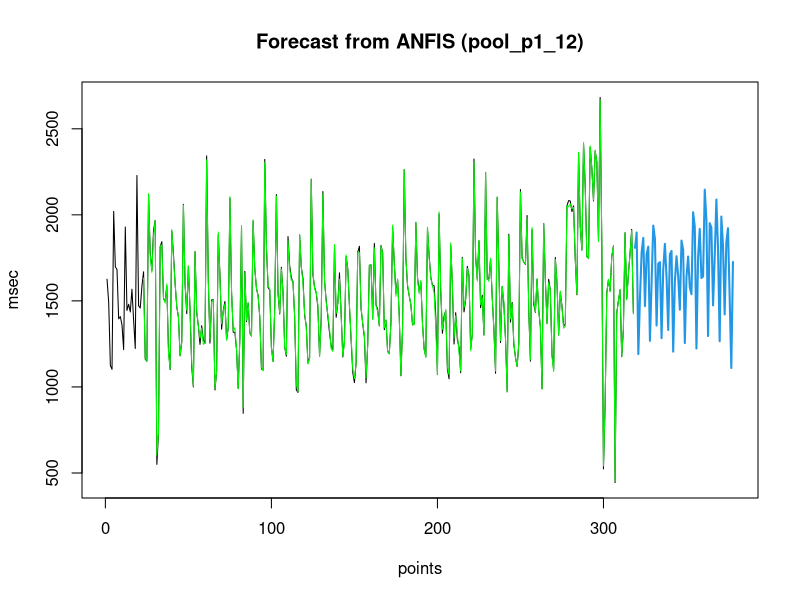
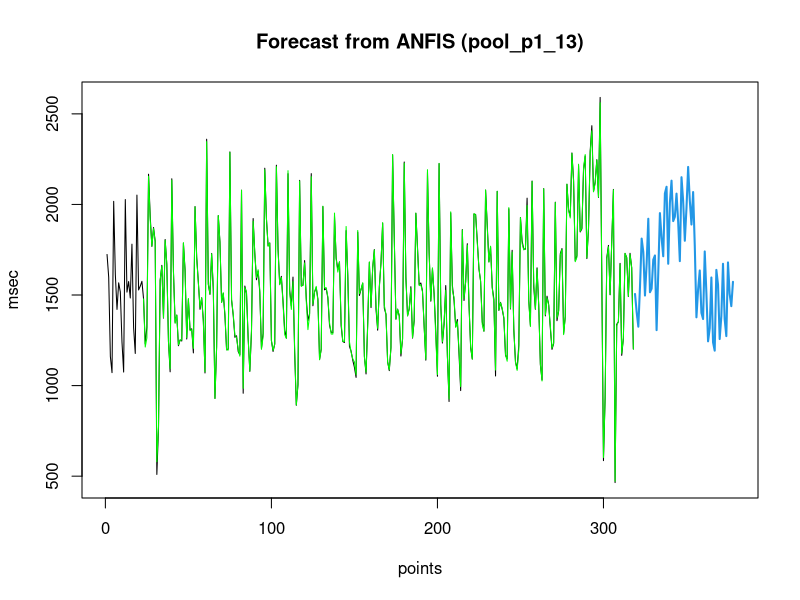
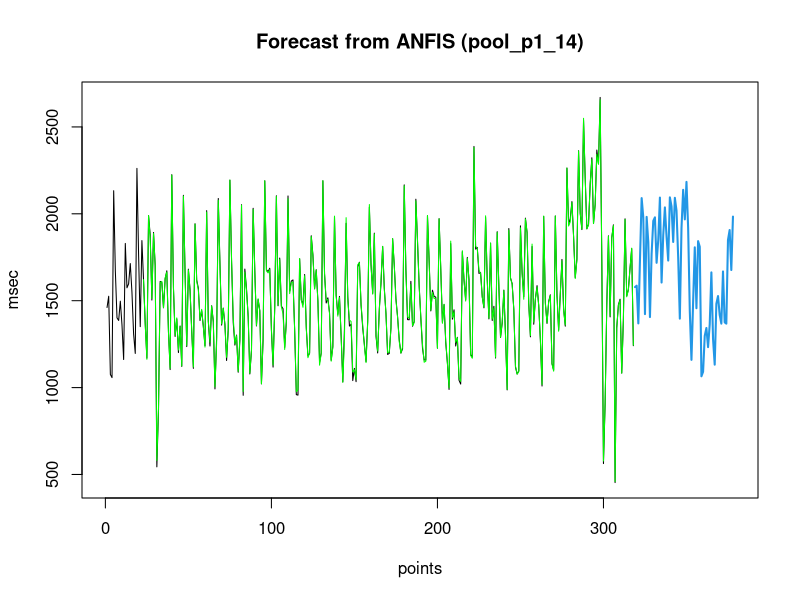
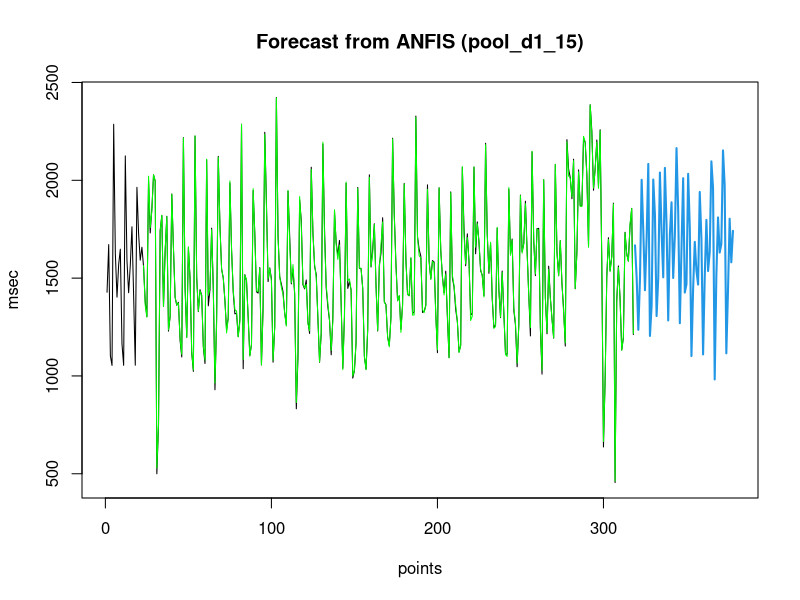
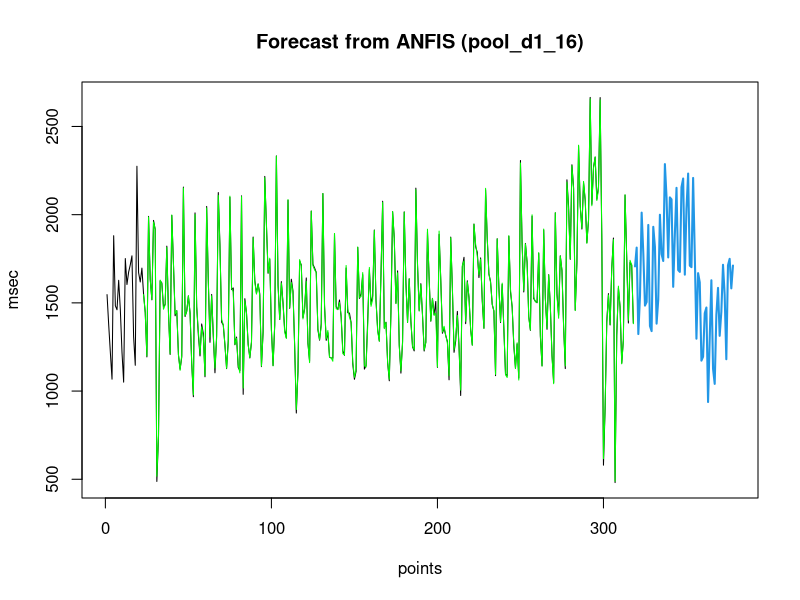

Here is the R script that generated these plots, in order:
library(forecast)
WIDTH <- 480
HEIGHT <- 480


get.sample.data <- function(){
  x <- c(1774, 1706, 1288, 1276, 2350, 1821, 1712, 1654, 1680, 1451,
    1275, 2140, 1747, 1749, 1770, 1797, 1485, 1299, 2330, 1822, 1627,
    1847, 1797, 1452, 1328, 2363, 1998, 1864, 2088, 2084, 594, 884,
    1968, 1858, 1640, 1823, 1938, 1490, 1312, 2312, 1937, 1617, 1643,
    1468, 1381, 1276, 2228, 1756, 1465, 1716, 1601, 1340, 1192, 2231,
    1768, 1623, 1444, 1575, 1375, 1267, 2475, 1630, 1505, 1810, 1601,
    1123, 1324, 2245, 1844, 1613, 1710, 1546, 1290, 1366, 2427, 1783,
    1588, 1505, 1398, 1226, 1321, 2299, 1047, 1735, 1633, 1508, 1323,
    1317, 2323, 1826, 1615, 1750, 1572, 1273, 1365, 2373, 2074, 1809,
    1889, 1521, 1314, 1512, 2462, 1836, 1750, 1808, 1585, 1387, 1428,
    2176, 1732, 1752, 1665, 1425, 1028, 1194, 2159, 1840, 1684, 1711,
    1653, 1360, 1422, 2328, 1798, 1723, 1827, 1499, 1289, 1476, 2219,
    1824, 1606, 1627, 1459, 1324, 1354, 2150, 1728, 1743, 1697, 1511,
    1285, 1426, 2076, 1792, 1519, 1478, 1191, 1122, 1241, 2105, 1818,
    1599, 1663, 1319, 1219, 1452, 2091, 1771, 1710, 2000, 1518, 1479,
    1586, 1848, 2113, 1648, 1542, 1220, 1299, 1452, 2290, 1944, 1701,
    1709, 1462, 1312, 1365, 2326, 1971, 1709, 1700, 1687, 1493, 1523,
    2382, 1938, 1658, 1713, 1525, 1413, 1363, 2349, 1923, 1726, 1862,
    1686, 1534, 1280, 2233, 1733, 1520, 1537, 1569, 1367, 1129, 2024,
    1645, 1510, 1469, 1533, 1281, 1212, 2099, 1769, 1684, 1842, 1654,
    1369, 1353, 2415, 1948, 1841, 1928, 1790, 1547, 1465, 2260, 1895,
    1700, 1838, 1614, 1528, 1268, 2192, 1705, 1494, 1697, 1588, 1324,
    1193, 2049, 1672, 1801, 1487, 1319, 1289, 1302, 2316, 1945, 1771,
    2027, 2053, 1639, 1372, 2198, 1692, 1546, 1809, 1787, 1360, 1182,
    2157, 1690, 1494, 1731, 1633, 1299, 1291, 2164, 1667, 1535, 1822,
    1813, 1510, 1396, 2308, 2110, 2128, 2316, 2249, 1789, 1886, 2463,
    2257, 2212, 2608, 2284, 2034, 1996, 2686, 2459, 2340, 2383, 2507,
    2304, 2740, 1869, 654, 1068, 1720, 1904, 1666, 1877, 2100, 504,
    1482, 1686, 1707, 1306, 1417, 2135, 1787, 1675, 1934, 1931, 1456)

  x <- x * runif(length(x), 0.8)
  x
}


my.plot.forecast <- function(plot.file, main){
  x <- get.sample.data()
  
  message("Plotting [", plot.file, "] ...")
  png(filename = plot.file, width = WIDTH, height = HEIGHT)
  fit <- nnetar(x)
  plot(forecast(fit,h=60), ylab="msec", xlab="points", main=main)
  points(1:length(x),fitted(fit),type="l",col="green")
  dev.off()
}

my.plot.forecast("images/0.png", "Forecast from ANFIS (pool_p1_12)")
my.plot.forecast("images/1.png", "Forecast from ANFIS (pool_p1_13)")
my.plot.forecast("images/2.png", "Forecast from ANFIS (pool_p1_14)")
my.plot.forecast("images/3.png", "Forecast from ANFIS (pool_d1_15)")
my.plot.forecast("images/4.png", "Forecast from ANFIS (pool_d1_16)")


